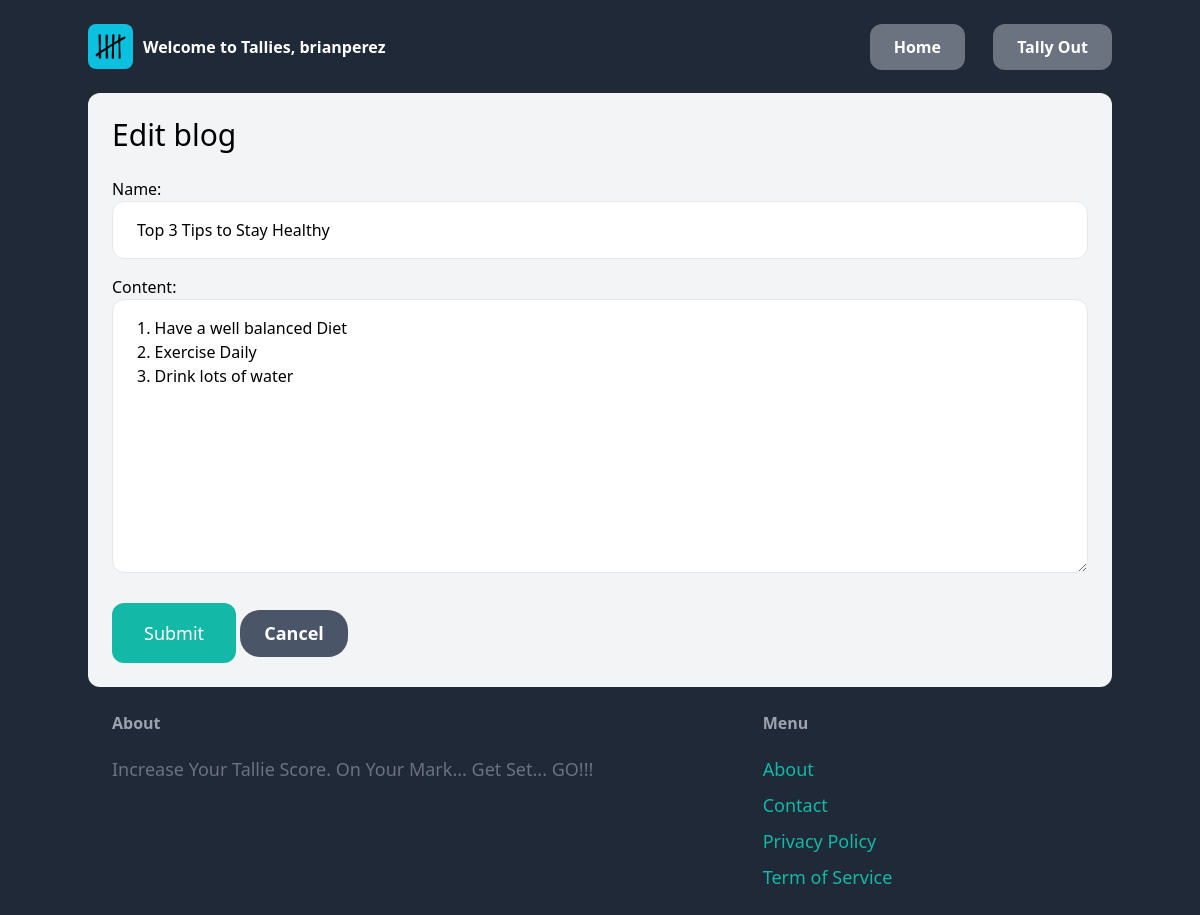
/blog/5/edit/ (signed in), run on the app's committed database.
### blog/models.py (models this page shows, shortened)
class Blog(models.Model):
    category = models.ForeignKey(Category, related_name='blogs', on_delete=models.CASCADE, blank=True, null=True, default='Testing')        # related_name='blogs': This provides a reverse relation from "Category" back to the model where this line of code is located. It means that you can access the instances of the current model associated with a Category using the attribute name blogs. For example, if you have a Category instance, you can access its associated blogs using category.blogs.all().
    name = models.CharField(max_length=255) # create a max length restriction of the Blog Name ; name is used in the admin page
    members = models.ManyToManyField(User, related_name='Blogs')           # involves the owner and the contacter
    content = models.TextField(blank=True, null=True)
    created_by = models.ForeignKey(User, related_name='blogs', on_delete=models.SET(get_default_user), blank=True, null=True)
    created_at = models.DateTimeField(auto_now_add=True)                            # store the time the Blog instanciated
    modified_at = models.DateTimeField(auto_now=True)                               # update to the current time
    class Meta:
        ordering = ('-modified_at',)

### blog/views.py (the view, shortened to what this page needs)
# urls.py: path('<int:pk>/edit/', views.edit, name='edit'),  # Captures an integer parameter and maps the URL to the edit function in the views module. The name 'edit' can be used to reference this URL in the HT
@login_required
def edit(request, pk):
    blog = get_object_or_404(Blog, pk=pk, created_by=request.user)  # GET the blog
    form = EditBlogForm(instance=blog)      # discard any changes made during the edit and reinitialize the form
    return render(request, 'blog/form.html', {
        'form': form,
        'title': 'Edit blog',
    })

### blog/forms.py
class EditBlogForm(forms.ModelForm):
    class Meta:         # class for the Blog's Meta Data
        model = Blog
        fields = ('name', 'content',)
        widgets = { # STYLE THE FIELDS
            'name': forms.TextInput(attrs={
            'class': INPUT_CLASSES
            }),
            'content': forms.Textarea(attrs={
            'class': INPUT_CLASSES
            }),
        }

### blog/templates/blog/form.html (shortened to what this page needs)
{% extends 'core/base.html' %}
{% block content %}
    <h1 class="mb-6 text-3xl">{{title}}</h1>
    <form method="post" action="." enctype="multipart/form-data">
        <div class="space-y-4">
            {{ form.as_p}}
        </div>
        <button class="mt-6 py-4 px-8 text-lg bg-teal-500 hover:bg-teal-700 rounded-xl text-white">Submit</button>
        <button onclick="goBack()" class="CNL_BTN">Cancel</button>
    </form>
{% endblock %}

### core/templates/core/base.html (shortened to what this page needs)
{% load static %}
<!DOCTYPE html>
<html lang="en">
    {% block Head %}
        <head>
            {% block Styling %}
                <script src="https://cdn.tailwindcss.com"></script>
                <link rel="stylesheet" type="text/css" href="{% static 'css/BaseStyle.css' %}">
            {% endblock %}
        </head>
    {% endblock %}
    {% block Body %}
        <body class="container">
            <nav id="Navigation" class="flex justify-between items-center ">
                <div id="Logo_Greeting_Block" class="py-6 flex flex-row justify-between items-center ">
                    <div id="Pic_Container">
                        <a href="{% url 'blog:explore' %}"><img id="LOGO"  src="{% static 'tally.png' %}" alt="Tally Logo NUMBER 2"></a>
                    </div>
                    <div>
                        {% if request.user.is_authenticated %}
                        <p class="font-semibold text-white ">
                            Welcome to Tallies, {{request.user.username}}
                        </p>
                        {% else %}
                        <p class="text-xl text-white font-semibold ">
                            Welcome to Tallies
                        </p>
                        {% endif %}
                    </div>
                </div>
                {% if request.user.is_authenticated %}
                    <div class="space-x-6">
                        {% block Xtra_Button1 %}
                            <a href="{% url 'blog:home' %}" class="px-6 py-3 text-lg font-semibold bg-gray-500 text-white rounded-xl hover:bg-gray-700">Home</a>
                        {% endblock %}
                            <a href="{% url 'core:logout' %}" class="px-6 py-3 text-lg font-semibold bg-gray-500 text-white rounded-xl hover:bg-gray-700">Tally Out</a>
                    </div>
                {% endif %}
            </nav>
            <div id="Content" class="px-6 py-6 bg-gray-100 rounded-xl w-full">
                {% block content %}{% endblock %}
            </div>
            <footer class="py-6 px-6 flex justify-between bg-gray-800 w-full">
                <div class="w-2/3 pr-10">
                    <h3 class="mb-5 font-semibold text-gray-400">About</h3>
                    <p class="text-lg text-gray-500"> Increase Your Tallie Score. On Your Mark... Get Set... GO!!! </p>
                </div>
                <div class="w-1/3">
                    <h3 class="mb-5 font-semibold text-gray-400">Menu</h3>
                    <ul class="space-y-2">
                        <li><a href="{% url 'core:About' %}" class="text-lg text-teal-500 hover:text-teal-700">About</a></li>
                        <li><a href="{% url 'core:Contact' %}" class="text-lg text-teal-500 hover:text-teal-700">Contact</a></li>
                        <li><a href="{% url 'core:Privacy' %}" class="text-lg text-teal-500 hover:text-teal-700">Privacy Policy</a></li>
                        <li><a href="{% url 'core:Terms' %}" class="text-lg text-teal-500 hover:text-teal-700">Term of Service</a></li>
                    </ul>
                </div>
            </footer>
        </body>
    {% endblock %}
</html>

### static/css/BaseStyle.css (style rules this page uses)
* { margin: 0; }
.container { margin-left: auto; margin-right: auto; }
body { display: flex; align-items: center; flex-direction: column; justify-content: center; background: #1f2937; }
#Navigation { width: 100%; }
#LOGO { width: 45px; height: 45px; border-radius: 0.5rem; margin-right: 10px; }
.CNL_BTN { padding: 10px 24px; font-size: 18px; font-weight: 600; background-color: #4A5568; color: #fff; border-radius: 20px; text-decoration: none; }
@media (min-width: 976px) { #Navigation a, #Navigation p { font-size: 16px; } }

### data on the page
Blog: name "Top 3 Tips to Stay Healthy", content "1. Have a well balanced Diet 2. Exercise Daily 3. Drink lots of water"

### other printed values
{{ request.user.username }} "brianperez"
{{ title }} "Edit blog"
